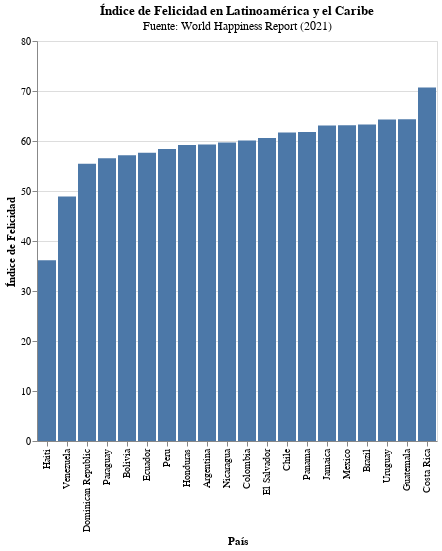

Here is the notebook cell this chart was saved with:
### Code cell
alt.Chart(WHI_LyC).mark_bar().encode(
    x= alt.X('País:N', title='País', sort='y'),
    y= alt.Y('Puntaje escala 100:Q', title='Índice de Felicidad'),
    tooltip= ['País', 'Puntaje escala 100', 'PBI per cápita Log', 'Soporte social', 'Esperanza de vida saludable',
              'Libertad para decidir sobre su vida', 'Generosidad', 'Percepciones sobre corrupción']
).properties(
    width=400,
    height=400,
    title={
      "text": ["Índice de Felicidad en Latinoamérica y el Caribe"], 
      "subtitle": ["Fuente: World Happiness Report (2021)"],
      "color": "Black",
      "subtitleColor": "Black"}
)

### Figure 1 — Vega-Lite specification as saved in the notebook (floating-point values rounded to 4 significant figures)
{"config": {"view": {"continuousWidth": 400, "continuousHeight": 300}}, "data": {"name": "data-e4154b149243897f85530cff37b2387e"}, "mark": "bar", "encoding": {"tooltip": [{"type": "nominal", "field": "País"}, {"type": "quantitative", "field": "Puntaje escala 100"}, {"type": "quantitative", "field": "PBI per cápita Log"}, {"type": "quantitative", "field": "Soporte social"}, {"type": "quantitative", "field": "Esperanza de vida saludable"}, {"type": "quantitative", "field": "Libertad para decidir sobre su vida"}, {"type": "quantitative", "field": "Generosidad"}, {"type": "quantitative", "field": "Percepciones sobre corrupción"}], "x": {"type": "nominal", "field": "País", "sort": "y", "title": "País"}, "y": {"type": "quantitative", "field": "Puntaje escala 100", "title": "Índice de Felicidad"}}, "height": 400, "title": {"text": ["Índice de Felicidad en Latinoamérica y el Caribe"], "subtitle": ["Fuente: World Happiness Report (2021)"], "color": "Black", "subtitleColor": "Black"}, "width": 400, "$schema": "https://vega.github.io/schema/vega-lite/v4.8.1.json", "datasets": {"data-e4154b149243897f85530cff37b2387e": [{"País": "Costa Rica", "Región": "Latinoamérica y el Caribe", "Puntaje": 7.069, "PBI per cápita Log": 9.88, "Soporte social": 0.891, "Esperanza de vida saludable": 71.4, "Libertad para decidir sobre su vida": 0.934, "Generosidad": -0.126, "Percepciones sobre corrupción": 0.809, "Explicado por PBI per cápita Log": 1.134, "Explicado por Soporte social": 0.966, "Explicado por Esperanza de vida saludable": 0.722, "Explicado por Libertad para decidir sobre su vida": 0.673, "Explicado por Generosidad": 0.105, "Explicado por Percepciones sobre corrupción": 0.083, "Distopía + residual": 3.387, "Puntaje escala 100": 70.69, "Acumulado": 7.07}, {"País": "Guatemala", "Región": "Latinoamérica y el Caribe", "Puntaje": 6.435, "PBI per cápita Log": 9.053, "Soporte social": 0.813, "Esperanza de vida saludable": 64.96, "Libertad para decidir sobre su vida": 0.906, "Generosidad": -0.038, "Percepciones sobre corrupción": 0.775, "Explicado por PBI per cápita Log": 0.845, "Explicado por Soporte social": 0.79, "Explicado por Esperanza de vida saludable": 0.519, "Explicado por Libertad para decidir sobre su vida": 0.638, "Explicado por Generosidad": 0.163, "Explicado por Percepciones sobre corrupción": 0.105, "Distopía + residual": 3.375, "Puntaje escala 100": 64.35, "Acumulado": 6.435}, {"País": "Uruguay", "Región": "Latinoamérica y el Caribe", "Puntaje": 6.431, "PBI per cápita Log": 9.966, "Soporte social": 0.925, "Esperanza de vida saludable": 69.1, "Libertad para decidir sobre su vida": 0.896, "Generosidad": -0.092, "Percepciones sobre corrupción": 0.59, "Explicado por PBI per cápita Log": 1.164, "Explicado por Soporte social": 1.042, "Explicado por Esperanza de vida saludable": 0.649, "Explicado por Libertad para decidir sobre su vida": 0.625, "Explicado por Generosidad": 0.128, "Explicado por Percepciones sobre corrupción": 0.223, "Distopía + residual": 2.6, "Puntaje escala 100": 64.31, "Acumulado": 6.431}, {"País": "Brazil", "Región": "Latinoamérica y el Caribe", "Puntaje": 6.33, "PBI per cápita Log": 9.577, "Soporte social": 0.882, "Esperanza de vida saludable": 66.6, "Libertad para decidir sobre su vida": 0.804, "Generosidad": -0.071, "Percepciones sobre corrupción": 0.756, "Explicado por PBI per cápita Log": 1.028, "Explicado por Soporte social": 0.944, "Explicado por Esperanza de vida saludable": 0.571, "Explicado por Libertad para decidir sobre su vida": 0.514, "Explicado por Generosidad": 0.142, "Explicado por Percepciones sobre corrupción": 0.117, "Distopía + residual": 3.015, "Puntaje escala 100": 63.3, "Acumulado": 6.331}, {"País": "Mexico", "Región": "Latinoamérica y el Caribe", "Puntaje": 6.317, "PBI per cápita Log": 9.859, "Soporte social": 0.831, "Esperanza de vida saludable": 68.6, "Libertad para decidir sobre su vida": 0.862, "Generosidad": -0.147, "Percepciones sobre corrupción": 0.799, "Explicado por PBI per cápita Log": 1.126, "Explicado por Soporte social": 0.83, "Explicado por Esperanza de vida saludable": 0.634, "Explicado por Libertad para decidir sobre su vida": 0.585, "Explicado por Generosidad": 0.092, "Explicado por Percepciones sobre corrupción": 0.089, "Distopía + residual": 2.961, "Puntaje escala 100": 63.17, "Acumulado": 6.317}, {"País": "Jamaica", "Región": "Latinoamérica y el Caribe", "Puntaje": 6.309, "PBI per cápita Log": 9.186, "Soporte social": 0.877, "Esperanza de vida saludable": 67.5, "Libertad para decidir sobre su vida": 0.89, "Generosidad": -0.137, "Percepciones sobre corrupción": 0.884, "Explicado por PBI per cápita Log": 0.891, "Explicado por Soporte social": 0.932, "Explicado por Esperanza de vida saludable": 0.599, "Explicado por Libertad para decidir sobre su vida": 0.618, "Explicado por Generosidad": 0.099, "Explicado por Percepciones sobre corrupción": 0.035, "Distopía + residual": 3.135, "Puntaje escala 100": 63.09, "Acumulado": 6.309}, {"País": "Panama", "Región": "Latinoamérica y el Caribe", "Puntaje": 6.18, "PBI per cápita Log": 10.35, "Soporte social": 0.896, "Esperanza de vida saludable": 69.65, "Libertad para decidir sobre su vida": 0.872, "Generosidad": -0.166, "Percepciones sobre corrupción": 0.856, "Explicado por PBI per cápita Log": 1.298, "Explicado por Soporte social": 0.976, "Explicado por Esperanza de vida saludable": 0.667, "Explicado por Libertad para decidir sobre su vida": 0.596, "Explicado por Generosidad": 0.079, "Explicado por Percepciones sobre corrupción": 0.053, "Distopía + residual": 2.509, "Puntaje escala 100": 61.8, "Acumulado": 6.178}, {"País": "Chile", "Región": "Latinoamérica y el Caribe", "Puntaje": 6.172, "PBI per cápita Log": 10.07, "Soporte social": 0.882, "Esperanza de vida saludable": 70.0, "Libertad para decidir sobre su vida": 0.742, "Generosidad": -0.044, "Percepciones sobre corrupción": 0.83, "Explicado por PBI per cápita Log": 1.2, "Explicado por Soporte social": 0.946, "Explicado por Esperanza de vida saludable": 0.678, "Explicado por Libertad para decidir sobre su vida": 0.438, "Explicado por Generosidad": 0.159, "Explicado por Percepciones sobre corrupción": 0.07, "Distopía + residual": 2.682, "Puntaje escala 100": 61.72, "Acumulado": 6.173}, {"País": "El Salvador", "Región": "Latinoamérica y el Caribe", "Puntaje": 6.061, "PBI per cápita Log": 9.054, "Soporte social": 0.762, "Esperanza de vida saludable": 66.4, "Libertad para decidir sobre su vida": 0.888, "Generosidad": -0.11, "Percepciones sobre corrupción": 0.688, "Explicado por PBI per cápita Log": 0.845, "Explicado por Soporte social": 0.675, "Explicado por Esperanza de vida saludable": 0.565, "Explicado por Libertad para decidir sobre su vida": 0.615, "Explicado por Generosidad": 0.116, "Explicado por Percepciones sobre corrupción": 0.16, "Distopía + residual": 3.085, "Puntaje escala 100": 60.61, "Acumulado": 6.061}, {"País": "Colombia", "Región": "Latinoamérica y el Caribe", "Puntaje": 6.012, "PBI per cápita Log": 9.557, "Soporte social": 0.847, "Esperanza de vida saludable": 68.0, "Libertad para decidir sobre su vida": 0.837, "Generosidad": -0.135, "Percepciones sobre corrupción": 0.841, "Explicado por PBI per cápita Log": 1.021, "Explicado por Soporte social": 0.866, "Explicado por Esperanza de vida saludable": 0.615, "Explicado por Libertad para decidir sobre su vida": 0.554, "Explicado por Generosidad": 0.1, "Explicado por Percepciones sobre corrupción": 0.063, "Distopía + residual": 2.794, "Puntaje escala 100": 60.12, "Acumulado": 6.013}, {"País": "Nicaragua", "Región": "Latinoamérica y el Caribe", "Puntaje": 5.972, "PBI per cápita Log": 8.62, "Soporte social": 0.864, "Esperanza de vida saludable": 67.66, "Libertad para decidir sobre su vida": 0.836, "Generosidad": 0.02, "Percepciones sobre corrupción": 0.664, "Explicado por PBI per cápita Log": 0.693, "Explicado por Soporte social": 0.904, "Explicado por Esperanza de vida saludable": 0.604, "Explicado por Libertad para decidir sobre su vida": 0.553, "Explicado por Generosidad": 0.201, "Explicado por Percepciones sobre corrupción": 0.176, "Distopía + residual": 2.841, "Puntaje escala 100": 59.72, "Acumulado": 5.972}, {"País": "Argentina", "Región": "Latinoamérica y el Caribe", "Puntaje": 5.929, "PBI per cápita Log": 9.962, "Soporte social": 0.898, "Esperanza de vida saludable": 69.0, "Libertad para decidir sobre su vida": 0.828, "Generosidad": -0.182, "Percepciones sobre corrupción": 0.834, "Explicado por PBI per cápita Log": 1.162, "Explicado por Soporte social": 0.98, "Explicado por Esperanza de vida saludable": 0.646, "Explicado por Libertad para decidir sobre su vida": 0.544, "Explicado por Generosidad": 0.069, "Explicado por Percepciones sobre corrupción": 0.067, "Distopía + residual": 2.461, "Puntaje escala 100": 59.29, "Acumulado": 5.929}, {"País": "Honduras", "Región": "Latinoamérica y el Caribe", "Puntaje": 5.919, "PBI per cápita Log": 8.648, "Soporte social": 0.812, "Esperanza de vida saludable": 67.3, "Libertad para decidir sobre su vida": 0.857, "Generosidad": 0.081, "Percepciones sobre corrupción": 0.809, "Explicado por PBI per cápita Log": 0.703, "Explicado por Soporte social": 0.787, "Explicado por Esperanza de vida saludable": 0.593, "Explicado por Libertad para decidir sobre su vida": 0.578, "Explicado por Generosidad": 0.241, "Explicado por Percepciones sobre corrupción": 0.083, "Distopía + residual": 2.934, "Puntaje escala 100": 59.19, "Acumulado": 5.919}, {"País": "Peru", "Región": "Latinoamérica y el Caribe", "Puntaje": 5.84, "PBI per cápita Log": 9.458, "Soporte social": 0.832, "Esperanza de vida saludable": 68.25, "Libertad para decidir sobre su vida": 0.822, "Generosidad": -0.154, "Percepciones sobre corrupción": 0.891, "Explicado por PBI per cápita Log": 0.986, "Explicado por Soporte social": 0.833, "Explicado por Esperanza de vida saludable": 0.623, "Explicado por Libertad para decidir sobre su vida": 0.536, "Explicado por Generosidad": 0.087, "Explicado por Percepciones sobre corrupción": 0.031, "Distopía + residual": 2.744, "Puntaje escala 100": 58.4, "Acumulado": 5.84}, {"País": "Ecuador", "Región": "Latinoamérica y el Caribe", "Puntaje": 5.764, "PBI per cápita Log": 9.313, "Soporte social": 0.821, "Esperanza de vida saludable": 68.8, "Libertad para decidir sobre su vida": 0.842, "Generosidad": -0.124, "Percepciones sobre corrupción": 0.843, "Explicado por PBI per cápita Log": 0.935, "Explicado por Soporte social": 0.806, "Explicado por Esperanza de vida saludable": 0.64, "Explicado por Libertad para decidir sobre su vida": 0.56, "Explicado por Generosidad": 0.107, "Explicado por Percepciones sobre corrupción": 0.062, "Distopía + residual": 2.653, "Puntaje escala 100": 57.64, "Acumulado": 5.763}, {"País": "Bolivia", "Región": "Latinoamérica y el Caribe", "Puntaje": 5.716, "PBI per cápita Log": 9.046, "Soporte social": 0.81, "Esperanza de vida saludable": 63.9, "Libertad para decidir sobre su vida": 0.875, "Generosidad": -0.077, "Percepciones sobre corrupción": 0.839, "Explicado por PBI per cápita Log": 0.842, "Explicado por Soporte social": 0.782, "Explicado por Esperanza de vida saludable": 0.486, "Explicado por Libertad para decidir sobre su vida": 0.6, "Explicado por Generosidad": 0.138, "Explicado por Percepciones sobre corrupción": 0.064, "Distopía + residual": 2.805, "Puntaje escala 100": 57.16, "Acumulado": 5.717}, {"País": "Paraguay", "Región": "Latinoamérica y el Caribe", "Puntaje": 5.653, "PBI per cápita Log": 9.448, "Soporte social": 0.893, "Esperanza de vida saludable": 65.9, "Libertad para decidir sobre su vida": 0.876, "Generosidad": 0.028, "Percepciones sobre corrupción": 0.882, "Explicado por PBI per cápita Log": 0.983, "Explicado por Soporte social": 0.97, "Explicado por Esperanza de vida saludable": 0.549, "Explicado por Libertad para decidir sobre su vida": 0.602, "Explicado por Generosidad": 0.206, "Explicado por Percepciones sobre corrupción": 0.037, "Distopía + residual": 2.306, "Puntaje escala 100": 56.53, "Acumulado": 5.653}, {"País": "Dominican Republic", "Región": "Latinoamérica y el Caribe", "Puntaje": 5.545, "PBI per cápita Log": 9.802, "Soporte social": 0.853, "Esperanza de vida saludable": 66.1, "Libertad para decidir sobre su vida": 0.86, "Generosidad": -0.133, "Percepciones sobre corrupción": 0.714, "Explicado por PBI per cápita Log": 1.106, "Explicado por Soporte social": 0.879, "Explicado por Esperanza de vida saludable": 0.555, "Explicado por Libertad para decidir sobre su vida": 0.581, "Explicado por Generosidad": 0.101, "Explicado por Percepciones sobre corrupción": 0.144, "Distopía + residual": 2.178, "Puntaje escala 100": 55.45, "Acumulado": 5.544}, {"País": "Venezuela", "Región": "Latinoamérica y el Caribe", "Puntaje": 4.892, "PBI per cápita Log": 9.073, "Soporte social": 0.861, "Esperanza de vida saludable": 66.7, "Libertad para decidir sobre su vida": 0.615, "Generosidad": -0.169, "Percepciones sobre corrupción": 0.827, "Explicado por PBI per cápita Log": 0.852, "Explicado por Soporte social": 0.897, "Explicado por Esperanza de vida saludable": 0.574, "Explicado por Libertad para decidir sobre su vida": 0.284, "Explicado por Generosidad": 0.078, "Explicado por Percepciones sobre corrupción": 0.072, "Distopía + residual": 2.135, "Puntaje escala 100": 48.92, "Acumulado": 4.892}, {"País": "Haiti", "Región": "Latinoamérica y el Caribe", "Puntaje": 3.615, "PBI per cápita Log": 7.477, "Soporte social": 0.54, "Esperanza de vida saludable": 55.7, "Libertad para decidir sobre su vida": 0.593, "Generosidad": 0.422, "Percepciones sobre corrupción": 0.721, "Explicado por PBI per cápita Log": 0.294, "Explicado por Soporte social": 0.173, "Explicado por Esperanza de vida saludable": 0.227, "Explicado por Libertad para decidir sobre su vida": 0.257, "Explicado por Generosidad": 0.463, "Explicado por Percepciones sobre corrupción": 0.139, "Distopía + residual": 2.06, "Puntaje escala 100": 36.15, "Acumulado": 3.613}]}}
